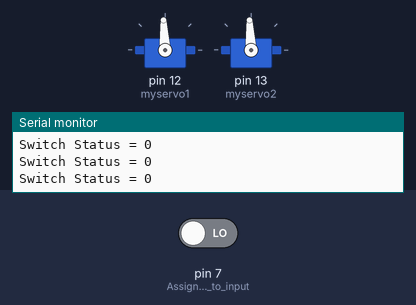
Bench run of a sketch on a simulated Arduino Uno, built with avr-gcc and run on an emulated ATmega328P. Parts: 2 × servo, the last lines printed to the serial monitor. The test bench sets the inputs (shaded band); at power-on: pin 7 (Assigns_pin_7_to_input) LOW.

Above: at 1.2 s.
1.3 s: pin 7 (Assigns_pin_7_to_input) driven HIGH
At 3.0 s:
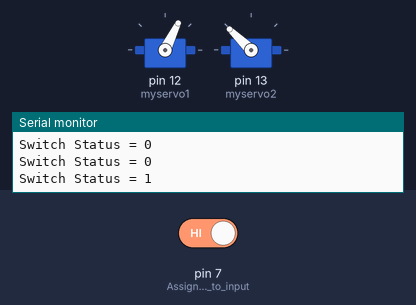
At 7.1 s:
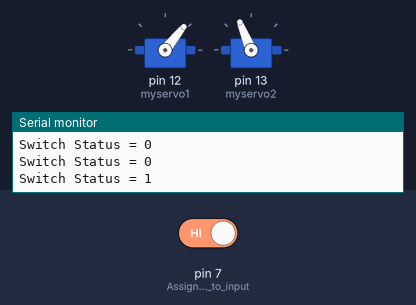
Timing chart, 0 to 12.8 s (numbered marks = the images above; inputs shaded):
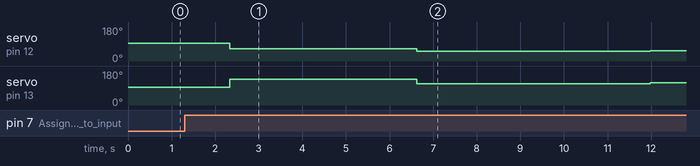

Measured:
- after the input at 1.3 s, servo on pin 12 (myservo1): 93° → 64° after 1.0 s, → 51° 4.3 s later, → 54° 5.4 s later; servo on pin 13 (myservo2): 93° → 136° after 1.0 s, → 112° 4.3 s later, → 119° 5.4 s later

The sketch:

challenge_1_2.ino
```cpp
#include <Servo.h>
Servo myservo1;
Servo myservo2; // assigns servos 1 and 2


void setup() {
  // put your setup code here, to run once:
Serial.begin(9600); //tells serial reader what bit rate
myservo1.attach(12); // Assigns Servo1 to pin 13
myservo2.attach(13); // Assigns Servo2 to pin 12
pinMode(7, INPUT); // Assigns pin 7 to input
}

void loop() {// begining of challenge 1 and 2

  int switchStatus = digitalRead(7);
  Serial.print("Switch Status = ");

  Serial.println(switchStatus);

  if(switchStatus == 1){
    stop(); // pause before it starts in order to let me take my hand off
    delay(1000);
    figure8_1();// call the first half of one loop
    delay(4290);
    figure8_2();// calls full second loop
    delay(5350);
    straight(); // calls function to continue the figure 8
    delay(2000);
    right(); // position the robot to run again
    delay(850);
    stop();// stop the robot
    delay(700);
  }

  if(switchStatus == 0){ //set condition for stop function
    stop();

  }
}


void stop(){  //makes robot stop moving

  myservo1.writeMicroseconds(1500);
  myservo2.writeMicroseconds(1500);
}
void figure8_1(){// function for first loop
  myservo1.writeMicroseconds(1200);
  myservo2.writeMicroseconds(1950);

}
void figure8_2(){// function for second full loop
  myservo1.writeMicroseconds(1070);
  myservo2.writeMicroseconds(1700);
}
void straight(){// function for returning back to other half of loop
  myservo1.writeMicroseconds(1100);
  myservo2.writeMicroseconds(1770);
}
void right(){// function to position robot in correct manner to run the code again
  myservo1.writeMicroseconds(1250);
  myservo2.writeMicroseconds(1950);

}
```
